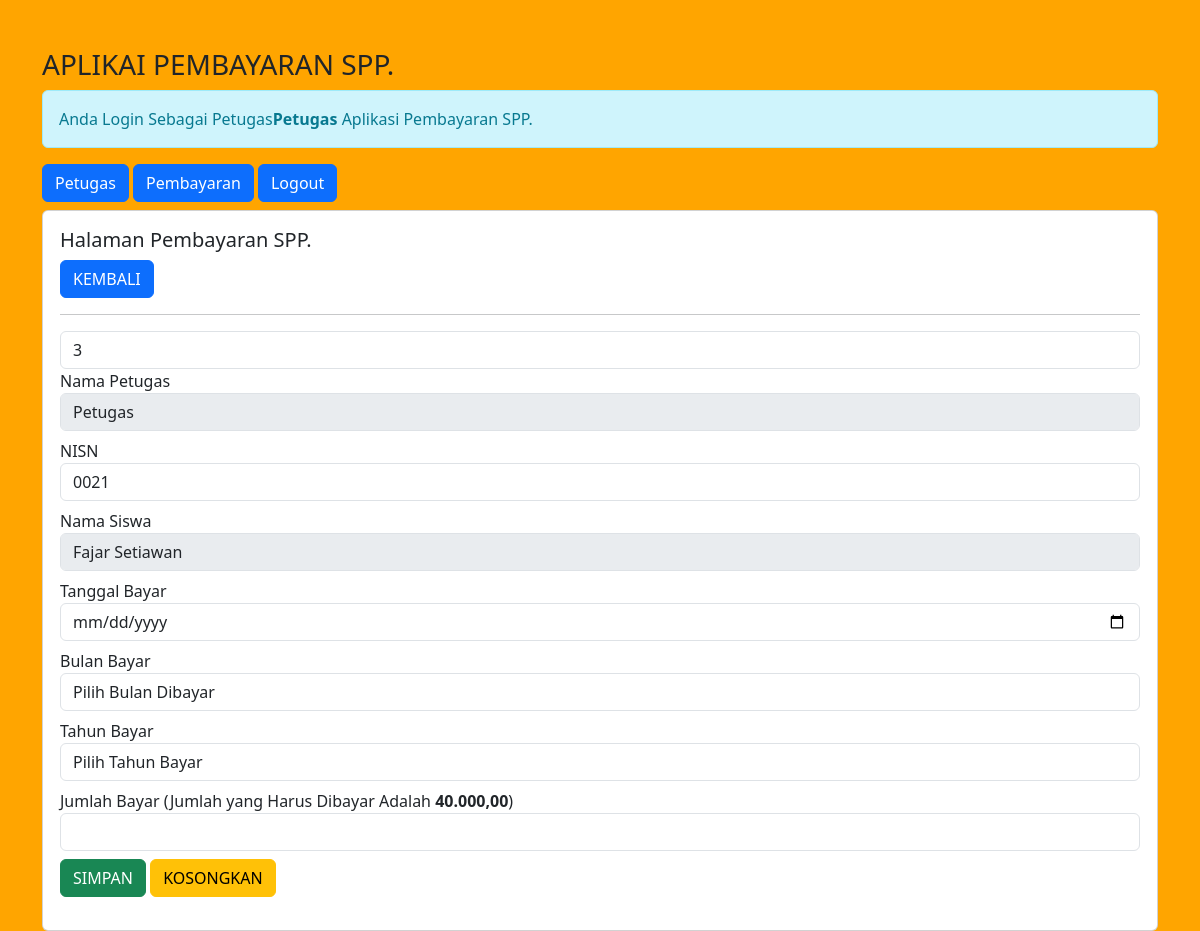
/petugas/petugas.php?url=tambah-pembayaran&nisn=0021&kekurangan=40000 (signed in), run on the app's committed database.
### tables this page shows
CREATE TABLE `siswa` (
  `nisn` char(10) NOT NULL,
  `nis` char(8) NOT NULL,
  `nama` varchar(35) NOT NULL,
  `id_kelas` int(11) NOT NULL,
  `alamat` text NOT NULL,
  `no_telp` varchar(13) NOT NULL,
  `id_spp` int(11) NOT NULL
);

CREATE TABLE `spp` (
  `id_spp` int(11) NOT NULL,
  `tahun` int(11) NOT NULL,
  `nominal` int(11) NOT NULL
);

### petugas/tambah-pembayaran.php (the view, shortened to what this page needs)
<?php
$nisn= $_GET['nisn'];
$kekurangan = $_GET['kekurangan'];
include'../koneksi.php';
$sql = "SELECT*FROM siswa,spp,kelas WHERE siswa.id_kelas=kelas.id_kelas AND siswa.id_spp=spp.id_spp AND nisn='$nisn'";
$query = mysqli_query($koneksi, $sql);
$data = mysqli_fetch_array($query);
 ?>
<h5>Halaman Pembayaran SPP.</h5>
<a href="?url=pembayaran" class="btn btn-primary"> KEMBALI </a>
<hr>
<form method="post" action="?url=proses-tambah-pembayaran&nisn=<?= $nisn; ?>">
	<input name="id_spp" value="<?= $data['id_spp'] ?>" type="hidder" class="form-control" required>
	<div class="from-group mb-2">
		<label>Nama Petugas</label>
		<input value="<?= $_SESSION['nama_petugas'] ?>" disabled class="form-control" required>
	</div>
	<div class="from-group mb-2">
		<label>NISN</label>
		<input readonly name="nisn" value="<?= $data['nisn'] ?>" type="text" class="form-control" required>
	</div>
	<div class="from-group mb-2">
		<label>Nama Siswa</label>
		<input  disabled value="<?= $data['nama'] ?>" type="text" class="form-control" required>
	</div>
	<div class="form-group mb-2">
		<label>Tanggal Bayar</label>
		<input type="date" name="tgl_bayar" class="form-control" required>
	</div>
	<div class="form-group mb-2">
		<label>Bulan Bayar</label>
		<select name="bulan_dibayar" class="form-control" required>
			<option value="">Pilih Bulan Dibayar</option>
		</select>
	</div>
	<div class="form-group mb-2">
		<label>Tahun Bayar</label>
		<select name="tahun_dibayar" class="form-control" required>
			<option value="">Pilih Tahun Bayar</option>
		</select>
	</div>
	<div class="from-group mb-2">
		<label>Jumlah Bayar (Jumlah yang Harus Dibayar Adalah <b><?= number_format($kekurangan,2,',','.')?></b>)</label>
		<input type="number" name="jumlah_bayar" max="<?= $kekurangan; ?>" class="form-control" required>
	</div>
	<div class="form-group">
		<button type="submit" class="btn btn-success"> SIMPAN </button>
		<button type="reset" class="btn btn-warning"> KOSONGKAN </button>
	</div>
</form>

### data on the page
siswa: id_spp "3", nisn "0021", nama "Fajar Setiawan"

### other printed values
$_SESSION['nama_petugas'] "Petugas"
$kekurangan "40.000,00"
